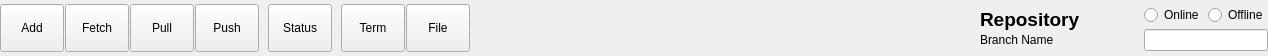
     <widget class="QFrame" name="frame_4">
      <property name="sizePolicy">
       <sizepolicy hsizetype="Preferred" vsizetype="Fixed">
        <horstretch>0</horstretch>
        <verstretch>0</verstretch>
       </sizepolicy>
      </property>
      <property name="minimumSize">
       <size>
        <width>0</width>
        <height>56</height>
       </size>
      </property>
      <property name="maximumSize">
       <size>
        <width>16777215</width>
        <height>56</height>
       </size>
      </property>
      <property name="frameShape">
       <enum>QFrame::Shape::NoFrame</enum>
      </property>
      <property name="frameShadow">
       <enum>QFrame::Shadow::Plain</enum>
      </property>
      <layout class="QHBoxLayout" name="horizontalLayout_3">
       <property name="spacing">
        <number>1</number>
       </property>
       <property name="leftMargin">
        <number>0</number>
       </property>
       <property name="topMargin">
        <number>2</number>
       </property>
       <property name="rightMargin">
        <number>0</number>
       </property>
       <property name="bottomMargin">
        <number>2</number>
       </property>
       <item>
        <widget class="MyToolButton" name="toolButton_addrepo">
         <property name="minimumSize">
          <size>
           <width>64</width>
           <height>48</height>
          </size>
         </property>
         <property name="maximumSize">
          <size>
           <width>16777215</width>
           <height>48</height>
          </size>
         </property>
         <property name="focusPolicy">
          <enum>Qt::FocusPolicy::NoFocus</enum>
         </property>
         <property name="text">
          <string>Add</string>
         </property>
         <property name="icon">
          <iconset resource="resources/resources.qrc">
           <normaloff>:/image/clone.svg</normaloff>:/image/clone.svg</iconset>
         </property>
         <property name="iconSize">
          <size>
           <width>24</width>
           <height>24</height>
          </size>
         </property>
         <property name="toolButtonStyle">
          <enum>Qt::ToolButtonStyle::ToolButtonTextUnderIcon</enum>
         </property>
        </widget>
       </item>
       <item>
        <widget class="MyToolButton" name="toolButton_fetch">
         <property name="minimumSize">
          <size>
           <width>64</width>
           <height>48</height>
          </size>
         </property>
         <property name="maximumSize">
          <size>
           <width>16777215</width>
           <height>48</height>
          </size>
         </property>
         <property name="focusPolicy">
          <enum>Qt::FocusPolicy::NoFocus</enum>
         </property>
         <property name="text">
          <string>Fetch</string>
         </property>
         <property name="icon">
          <iconset resource="resources/resources.qrc">
           <normaloff>:/image/fetch.svg</normaloff>:/image/fetch.svg</iconset>
         </property>
         <property name="iconSize">
          <size>
           <width>24</width>
           <height>24</height>
          </size>
         </property>
         <property name="toolButtonStyle">
          <enum>Qt::ToolButtonStyle::ToolButtonTextUnderIcon</enum>
         </property>
        </widget>
       </item>
       <item>
        <widget class="MyToolButton" name="toolButton_pull">
         <property name="minimumSize">
          <size>
           <width>64</width>
           <height>48</height>
          </size>
         </property>
         <property name="maximumSize">
          <size>
           <width>16777215</width>
           <height>48</height>
          </size>
         </property>
         <property name="focusPolicy">
          <enum>Qt::FocusPolicy::NoFocus</enum>
         </property>
         <property name="text">
          <string>Pull</string>
         </property>
         <property name="icon">
          <iconset resource="resources/resources.qrc">
           <normaloff>:/image/pull.svg</normaloff>:/image/pull.svg</iconset>
         </property>
         <property name="iconSize">
          <size>
           <width>24</width>
           <height>24</height>
          </size>
         </property>
         <property name="toolButtonStyle">
          <enum>Qt::ToolButtonStyle::ToolButtonTextUnderIcon</enum>
         </property>
        </widget>
       </item>
       <item>
        <widget class="MyToolButton" name="toolButton_push">
         <property name="minimumSize">
          <size>
           <width>64</width>
           <height>48</height>
          </size>
         </property>
         <property name="maximumSize">
          <size>
           <width>16777215</width>
           <height>48</height>
          </size>
         </property>
         <property name="focusPolicy">
          <enum>Qt::FocusPolicy::NoFocus</enum>
         </property>
         <property name="text">
          <string>Push</string>
         </property>
         <property name="icon">
          <iconset resource="resources/resources.qrc">
           <normaloff>:/image/push.svg</normaloff>:/image/push.svg</iconset>
         </property>
         <property name="iconSize">
          <size>
           <width>24</width>
           <height>24</height>
          </size>
         </property>
         <property name="toolButtonStyle">
          <enum>Qt::ToolButtonStyle::ToolButtonTextUnderIcon</enum>
         </property>
        </widget>
       </item>
       <item>
        <spacer name="horizontalSpacer_4">
         <property name="orientation">
          <enum>Qt::Orientation::Horizontal</enum>
         </property>
         <property name="sizeType">
          <enum>QSizePolicy::Policy::Fixed</enum>
         </property>
         <property name="sizeHint" stdset="0">
          <size>
           <width>8</width>
           <height>20</height>
          </size>
         </property>
        </spacer>
       </item>
       <item>
        <widget class="MyToolButton" name="toolButton_status">
         <property name="minimumSize">
          <size>
           <width>64</width>
           <height>48</height>
          </size>
         </property>
         <property name="maximumSize">
          <size>
           <width>16777215</width>
           <height>48</height>
          </size>
         </property>
         <property name="focusPolicy">
          <enum>Qt::FocusPolicy::NoFocus</enum>
         </property>
         <property name="text">
          <string>Status</string>
         </property>
         <property name="icon">
          <iconset resource="resources/resources.qrc">
           <normaloff>:/image/status.svg</normaloff>:/image/status.svg</iconset>
         </property>
         <property name="iconSize">
          <size>
           <width>24</width>
           <height>24</height>
          </size>
         </property>
         <property name="toolButtonStyle">
          <enum>Qt::ToolButtonStyle::ToolButtonTextUnderIcon</enum>
         </property>
        </widget>
       </item>
       <item>
        <spacer name="horizontalSpacer_7">
         <property name="orientation">
          <enum>Qt::Orientation::Horizontal</enum>
         </property>
         <property name="sizeType">
          <enum>QSizePolicy::Policy::Fixed</enum>
         </property>
         <property name="sizeHint" stdset="0">
          <size>
           <width>8</width>
           <height>20</height>
          </size>
         </property>
        </spacer>
       </item>
       <item>
        <widget class="MyToolButton" name="toolButton_terminal">
         <property name="minimumSize">
          <size>
           <width>64</width>
           <height>48</height>
          </size>
         </property>
         <property name="maximumSize">
          <size>
           <width>16777215</width>
           <height>48</height>
          </size>
         </property>
         <property name="focusPolicy">
          <enum>Qt::FocusPolicy::NoFocus</enum>
         </property>
         <property name="text">
          <string>Term</string>
         </property>
         <property name="icon">
          <iconset resource="resources/resources.qrc">
           <normaloff>:/image/terminal.svg</normaloff>:/image/terminal.svg</iconset>
         </property>
         <property name="iconSize">
          <size>
           <width>24</width>
           <height>24</height>
          </size>
         </property>
         <property name="toolButtonStyle">
          <enum>Qt::ToolButtonStyle::ToolButtonTextUnderIcon</enum>
         </property>
        </widget>
       </item>
       <item>
        <widget class="MyToolButton" name="toolButton_explorer">
         <property name="minimumSize">
          <size>
           <width>64</width>
           <height>48</height>
          </size>
         </property>
         <property name="maximumSize">
          <size>
           <width>16777215</width>
           <height>48</height>
          </size>
         </property>
         <property name="focusPolicy">
          <enum>Qt::FocusPolicy::NoFocus</enum>
         </property>
         <property name="text">
          <string>File</string>
         </property>
         <property name="icon">
          <iconset resource="resources/resources.qrc">
           <normaloff>:/image/explorer.svg</normaloff>:/image/explorer.svg</iconset>
         </property>
         <property name="iconSize">
          <size>
           <width>24</width>
           <height>24</height>
          </size>
         </property>
         <property name="toolButtonStyle">
          <enum>Qt::ToolButtonStyle::ToolButtonTextUnderIcon</enum>
         </property>
        </widget>
       </item>
       <item>
        <spacer name="horizontalSpacer">
         <property name="orientation">
          <enum>Qt::Orientation::Horizontal</enum>
         </property>
         <property name="sizeHint" stdset="0">
          <size>
           <width>503</width>
           <height>48</height>
          </size>
         </property>
        </spacer>
       </item>
       <item>
        <widget class="RepositoryInfoFrame" name="frame_3">
         <property name="sizePolicy">
          <sizepolicy hsizetype="Maximum" vsizetype="Preferred">
           <horstretch>0</horstretch>
           <verstretch>0</verstretch>
          </sizepolicy>
         </property>
         <property name="maximumSize">
          <size>
           <width>16777215</width>
           <height>48</height>
          </size>
         </property>
         <property name="frameShape">
          <enum>QFrame::Shape::NoFrame</enum>
         </property>
         <property name="frameShadow">
          <enum>QFrame::Shadow::Plain</enum>
         </property>
         <layout class="QVBoxLayout" name="verticalLayout_3">
          <property name="spacing">
           <number>0</number>
          </property>
          <property name="leftMargin">
           <number>6</number>
          </property>
          <property name="topMargin">
           <number>4</number>
          </property>
          <property name="rightMargin">
           <number>6</number>
          </property>
          <property name="bottomMargin">
           <number>4</number>
          </property>
          <item>
           <widget class="QLabel" name="label_repo_name">
            <property name="font">
             <font>
              <pointsize>14</pointsize>
              <bold>true</bold>
             </font>
            </property>
            <property name="text">
             <string>Repository</string>
            </property>
           </widget>
          </item>
          <item>
           <widget class="QLabel" name="label_branch_name">
            <property name="text">
             <string>Branch Name</string>
            </property>
           </widget>
          </item>
         </layout>
        </widget>
       </item>
       <item>
        <widget class="SimpleImageWidget" name="widget_avatar_icon" native="true">
         <property name="minimumSize">
          <size>
           <width>56</width>
           <height>48</height>
          </size>
         </property>
         <property name="maximumSize">
          <size>
           <width>16777215</width>
           <height>48</height>
          </size>
         </property>
        </widget>
       </item>
       <item>
        <layout class="QVBoxLayout" name="verticalLayout_10">
         <item>
          <layout class="QHBoxLayout" name="horizontalLayout_7">
           <property name="spacing">
            <number>4</number>
           </property>
           <item>
            <widget class="QRadioButton" name="radioButton_remote_online">
             <property name="focusPolicy">
              <enum>Qt::FocusPolicy::NoFocus</enum>
             </property>
             <property name="text">
              <string>Online</string>
             </property>
            </widget>
           </item>
           <item>
            <widget class="QRadioButton" name="radioButton_remote_offline">
             <property name="focusPolicy">
              <enum>Qt::FocusPolicy::NoFocus</enum>
             </property>
             <property name="text">
              <string>Offline</string>
             </property>
            </widget>
           </item>
          </layout>
         </item>
         <item>
          <widget class="ReadOnlyLineEdit" name="lineEdit_remote">
           <property name="sizePolicy">
            <sizepolicy hsizetype="Minimum" vsizetype="Fixed">
             <horstretch>0</horstretch>
             <verstretch>0</verstretch>
            </sizepolicy>
           </property>
           <property name="focusPolicy">
            <enum>Qt::FocusPolicy::ClickFocus</enum>
           </property>
          </widget>
         </item>
        </layout>
       </item>
      </layout>
     </widget>
